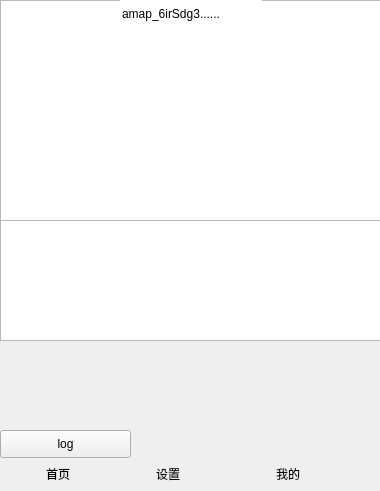
<?xml version="1.0" encoding="UTF-8"?>
<ui version="4.0">
 <class>User</class>
 <widget class="QDialog" name="User">
  <property name="geometry">
   <rect>
    <x>0</x>
    <y>0</y>
    <width>380</width>
    <height>491</height>
   </rect>
  </property>
  <property name="windowTitle">
   <string>Dialog</string>
  </property>
  <widget class="QLineEdit" name="id">
   <property name="geometry">
    <rect>
     <x>120</x>
     <y>0</y>
     <width>142</width>
     <height>28</height>
    </rect>
   </property>
   <property name="inputMethodHints">
    <set>Qt::ImhNone</set>
   </property>
   <property name="text">
    <string>amap_6irSdg3......</string>
   </property>
   <property name="frame">
    <bool>false</bool>
   </property>
   <property name="readOnly">
    <bool>true</bool>
   </property>
  </widget>
  <widget class="QPushButton" name="help">
   <property name="geometry">
    <rect>
     <x>10</x>
     <y>460</y>
     <width>96</width>
     <height>28</height>
    </rect>
   </property>
   <property name="tabletTracking">
    <bool>false</bool>
   </property>
   <property name="text">
    <string>首页</string>
   </property>
   <property name="icon">
    <iconset>
     <normalon>:/new/prefix1/resource/manue.png</normalon>
    </iconset>
   </property>
   <property name="flat">
    <bool>true</bool>
   </property>
  </widget>
  <widget class="QPushButton" name="setting">
   <property name="geometry">
    <rect>
     <x>120</x>
     <y>460</y>
     <width>96</width>
     <height>28</height>
    </rect>
   </property>
   <property name="text">
    <string>设置</string>
   </property>
   <property name="icon">
    <iconset>
     <normalon>:/new/prefix1/resource/setting.png</normalon>
    </iconset>
   </property>
   <property name="flat">
    <bool>true</bool>
   </property>
  </widget>
  <widget class="QPushButton" name="pushButton_2">
   <property name="geometry">
    <rect>
     <x>240</x>
     <y>460</y>
     <width>96</width>
     <height>28</height>
    </rect>
   </property>
   <property name="text">
    <string>我的</string>
   </property>
   <property name="icon">
    <iconset>
     <normalon>:/new/prefix1/resource/user.png</normalon>
    </iconset>
   </property>
   <property name="autoDefault">
    <bool>true</bool>
   </property>
   <property name="default">
    <bool>false</bool>
   </property>
   <property name="flat">
    <bool>true</bool>
   </property>
  </widget>
  <widget class="QGraphicsView" name="background">
   <property name="geometry">
    <rect>
     <x>0</x>
     <y>0</y>
     <width>381</width>
     <height>221</height>
    </rect>
   </property>
  </widget>
  <widget class="QLabel" name="head">
   <property name="geometry">
    <rect>
     <x>0</x>
     <y>0</y>
     <width>111</width>
     <height>121</height>
    </rect>
   </property>
   <property name="text">
    <string/>
   </property>
   <property name="pixmap">
    <pixmap resource="scr1.qrc">:/new/prefix1/resource/head.png</pixmap>
   </property>
   <property name="scaledContents">
    <bool>true</bool>
   </property>
  </widget>
  <widget class="QPushButton" name="toLog">
   <property name="geometry">
    <rect>
     <x>0</x>
     <y>430</y>
     <width>131</width>
     <height>28</height>
    </rect>
   </property>
   <property name="text">
    <string>log</string>
   </property>
  </widget>
  <widget class="QTextEdit" name="uerInfo">
   <property name="geometry">
    <rect>
     <x>0</x>
     <y>220</y>
     <width>381</width>
     <height>121</height>
    </rect>
   </property>
  </widget>
  <zorder>background</zorder>
  <zorder>help</zorder>
  <zorder>setting</zorder>
  <zorder>pushButton_2</zorder>
  <zorder>id</zorder>
  <zorder>head</zorder>
  <zorder>toLog</zorder>
  <zorder>uerInfo</zorder>
 </widget>
 <resources>
  <include location="scr1.qrc"/>
 </resources>
 <connections/>
</ui>
